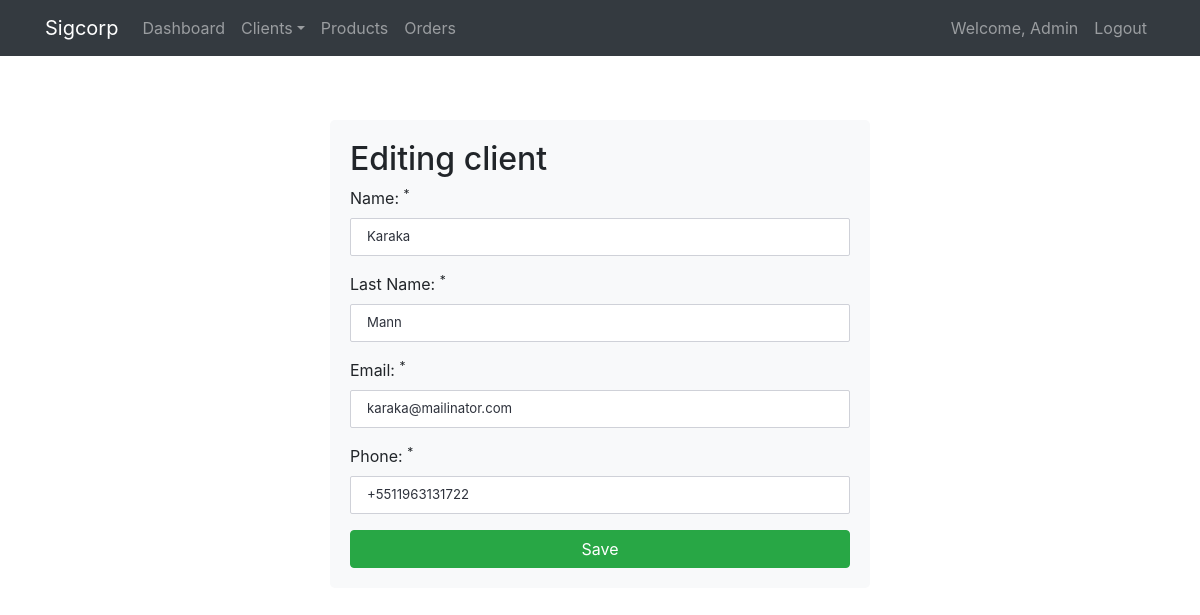
The app's page /clients/edit/8 (signed in) with its own data.
### tables this page shows
CREATE TABLE `clients` (
  `id` int(10) unsigned NOT NULL AUTO_INCREMENT,
  `name` varchar(245) NOT NULL,
  `last_name` varchar(145) NOT NULL,
  `email` varchar(145) NOT NULL,
  `phone` varchar(15) NOT NULL,
  `status` tinyint(1) NOT NULL DEFAULT '1',
  `created_at` datetime NOT NULL DEFAULT CURRENT_TIMESTAMP,
  PRIMARY KEY (`id`)
);

### app/controllers/Clients.php (called while the page is built, shortened)
<?php
class Clients extends Controller
{
    private $clientModel;
    public function __construct()
    {
        $this->clientModel = $this->model('Client');
    }
    public function edit($id)
    {
        $client = $this->clientModel->getClientById($id);
        $data = [
            'title' => 'Clients',
            'description' => 'Editing client',
            'client' => $client
        ];
        $this->view('clients/edit', $data);
    }
}

### app/libraries/Core.php (called while the page is built, shortened)
<?php
class Core
{
    protected $currentMethod = 'index';
    public function __construct()
    {
        $url = $this->getUrl();
        if (isset($url[0])) {
            if (file_exists('../app/controllers/' . ucwords($url[0]) . '.php')) {
                unset($url[0]);
            }
        }
        $this->currentController = new $this->currentController;
        if (isset($url[1])) {
            if (method_exists($this->currentController, $url[1])) {
                $this->currentMethod = $url[1];
                unset($url[1]);
            }
        }
        $this->params = $url ? array_values((array) $url) : [];
        call_user_func_array(
            [$this->currentController, $this->currentMethod],
            $this->params
        );
    }
    public function getUrl()
    {
        if (isset($_GET['url'])) {
            $url = rtrim($_GET['url'], '/');
            $url = filter_var($url, FILTER_SANITIZE_URL);
            $url = explode('/', $url);
            return $url;
        }
    }
}

### public/index.php (called while the page is built, shortened)
<?php
$init = new Core;

### app/libraries/Database.php (called while the page is built, shortened)
<?php
class Database
{
    private string $_host = DB_HOST;
    private string $_user = DB_USER;
    private string $_pass = DB_PASS;
    private string $_dbname = DB_NAME;
    public function __construct()
    {
        $dsn = 'mysql:host=' . $this->_host . ';dbname=' . $this->_dbname;
        $options = array(
            PDO::ATTR_PERSISTENT => true,
            PDO::ATTR_ERRMODE => PDO::ERRMODE_EXCEPTION
        );
        try {
            $this->dbh = new PDO($dsn, $this->_user, $this->_pass, $options);
        } catch (PDOException $e) {
            $this->error = $e->getMessage();
            echo $this->error;
        }
    }
    public function query($sql)
    {
        $this->stmt = $this->dbh->prepare($sql);
    }
    public function bind($param, $value, $type = null)
    {
        if (is_null($type)) {
            switch ($value) {
            default:
                $type = PDO::PARAM_STR;
            }
        }
        $this->stmt->bindValue($param, $value, $type);
    }
    public function execute()
    {
        return $this->stmt->execute();
    }
    public function single()
    {
        $this->execute();
        return $this->stmt->fetch(PDO::FETCH_OBJ);
    }
}

### app/models/Client.php (called while the page is built, shortened)
<?php
class Client
{
    private Database $_db;
    public function __construct()
    {
        $this->_db = new Database;
    }
    public function getClientById($id)
    {
        $this->_db->query('SELECT * FROM clients WHERE id = :id');
        $this->_db->bind(':id', $id);
        return $this->_db->single();
    }
}

### app/views/clients/edit.php (the view, shortened to what this page needs)
<?php
require APPROOT . '/views/inc/header.php';
?>
<?php if ( isset($data['client'])) : $client = $data['client']; ?>
<div class="row">
    <div class="col-md-6 mx-auto">
        <div class="card card-body bg-light mt-5">
            <h2><?php echo (!empty($data['description']) ? $data['description'] : ''); ?></h2>
            <form action="<?php echo URLROOT; ?>/clients/update" method="post">
                <div class="form-group">
                    <label for="name">Name: <sup>*</sup></label>
                    <input
                        type="text"
                        name="name"
                        id="name"
                        class="form-control form-control-lg
                    <?php echo (!empty($data['name_err'])) ? 'is-invalid' : ''; ?>"
                        value="<?php echo $client->name; ?>"
                    >
                </div>
                <div class="form-group">
                    <label for="last_name">Last Name: <sup>*</sup></label>
                    <input
                        type="text"
                        name="last_name"
                        id="last_name"
                        class="form-control form-control-lg
                    <?php echo (!empty($data['last_name_err'])) ? 'is-invalid' : ''; ?>"
                        value="<?php echo $client->last_name; ?>"
                    >
                </div>
                <div class="form-group">
                    <label for="email">Email: <sup>*</sup></label>
                    <input
                        type="email"
                        name="email"
                        id="email"
                        class="form-control form-control-lg
                    <?php echo (!empty($data['email_err'])) ? 'is-invalid' : ''; ?>"
                        value="<?php echo $client->email; ?>"
                    >
                </div>
                <div class="form-group">
                    <label for="phone">Phone: <sup>*</sup></label>
                    <input
                        type="tel"
                        name="phone"
                        id="phone"
                        class="form-control form-control-lg
                    <?php echo (!empty($data['phone_err'])) ? 'is-invalid' : ''; ?>"
                        value="<?php echo $client->phone; ?>"
                    >
                </div>
                <div class="row">
                    <div class="col">
                        <input type="submit" value="Save" class="btn btn-success btn-block">
                    </div>
                </div>
            </form>
        </div>
    </div>
</div>
<?php else:
    redirect('clients/index');
    endif;
?>
<?php require_once APPROOT . '/views/inc/footer.php'; ?>

### public/css/style.css (style rules this page uses)
.form-control { border: 1px solid #cfd1d8; -webkit-border-radius: 2px; -moz-border-radius: 2px; border-radius: 2px; font-size: .825rem; background: #ffffff; color: #2e323c; }
.card { background: #ffffff; -webkit-border-radius: 5px; -moz-border-radius: 5px; border-radius: 5px; border: 0; margin-bottom: 1rem; }

### records on screen
clients: name "Karaka", last_name "Mann", email "karaka@mailinator.com", phone "+5511963131722"

### other values on screen
APPNAME "Sigcorp"
$_SESSION['user_name'] "Admin"
$data['description'] "Editing client"
